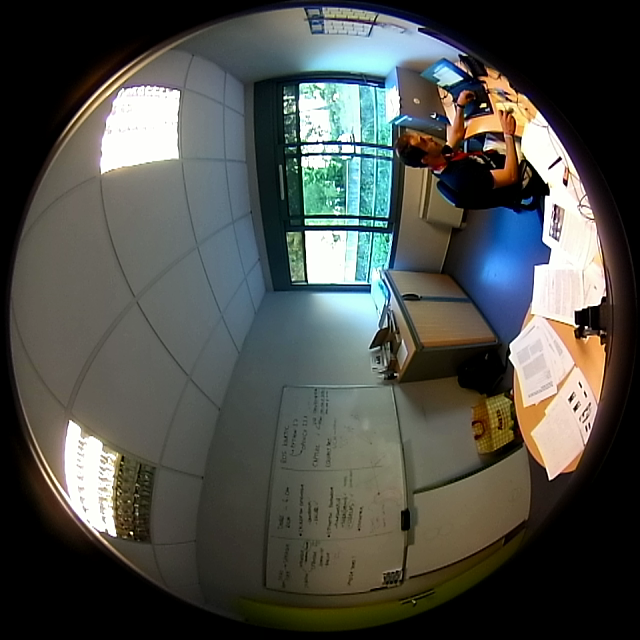
#> input picture notebooks/ucm/front.png, 640 x 640 px
$ jupyter execute --allow-errors Equirectangular_Projection-Copy1.ipynb   (shell and % lines are left out)   (older library calls are emulated)
#> lines starting #> are read from the running program, lines starting #| are printed output that depends on the picture; after the words box and inside, x2 and y2 are one past the last pixel; in counts of white or black regions, pixels touching at a corner belong together
Based on [https://docs.opencv.org/3.3.1/dd/d12/tutorial_omnidir_calib_main.html](https://docs.opencv.org/3.3.1/dd/d12/tutorial_omnidir_calib_main.html)

API documentation: [cv2.omnidir.undistortImage()](https://docs.opencv.org/3.4.2/d3/ddc/group__ccalib.html#gafe4f53d9b64bfe15b86e75a4699cbba4)

Source code: [omnidir.cpp](https://github.com/opencv/opencv_contrib/blob/master/modules/ccalib/src/omnidir.cpp)

[cell 1]
import cv2
import matplotlib
import matplotlib.pyplot as plt
import numpy as np
import yaml

[cell 2]
matplotlib.rcParams['figure.figsize'] = [15, 15]

[cell 3]
def plot(img):
    new_img = cv2.cvtColor(img, cv2.COLOR_BGR2RGB)
    plt.imshow(new_img);

[cell 4]
def read_ucm_params_kalibr(filename, cam='cam0'):
    with open(filename, 'r') as stream:
        try:
            data = yaml.safe_load(stream)
        except yaml.YAMLError as exc:
            print(exc)
    dp = data[cam]['distortion_coeffs']
    D = np.array(dp)
    pp = data[cam]['intrinsics']
    K = np.eye(3)
    K[0][0] = pp[1]
    K[1][1] = pp[2]
    K[0][2] = pp[3]
    K[1][2] = pp[4]
    xi = np.array(pp[:1])
    return xi, K, D

[cell 5]
def initRectifyMap(K, D, xi):
    flags = cv2.omnidir.RECTIFY_LONGLATI
    new_size = (640, 640)
    Knew = np.eye(3)
    nh = new_size[0]
    nw = new_size[1]
    Knew[0][0] = nw / np.pi
    Knew[1][1] = nh / np.pi
    R = np.eye(3)
    map1, map2 = cv2.omnidir.initUndistortRectifyMap(K, D, xi, R, Knew, new_size, cv2.CV_16SC2, flags)
    return map1, map2

[cell 6]
def equirectangular_projection(img, map1, map2):
    undistorted_img = cv2.remap(img, map1, map2, cv2.INTER_LINEAR, cv2.BORDER_CONSTANT)
    return undistorted_img

[cell 7]
def rotate_cw_90(img):
    img_t = cv2.transpose(img)
    img_f = cv2.flip(img_t, flipCode=1)
    return img_f

[cell 8]
def rotate_ccw_90(img):
    img_t = cv2.transpose(img)
    img_f = cv2.flip(img_t, flipCode=0)
    return img_f

[cell 9]
front_img = cv2.imread('front.png')
#> front_img is the input picture: shape (640, 640, 3); mean B, G, R 74.7, 79.8, 77.6
plt.subplot(121); plot(front_img);
back_img = cv2.imread('back.png')
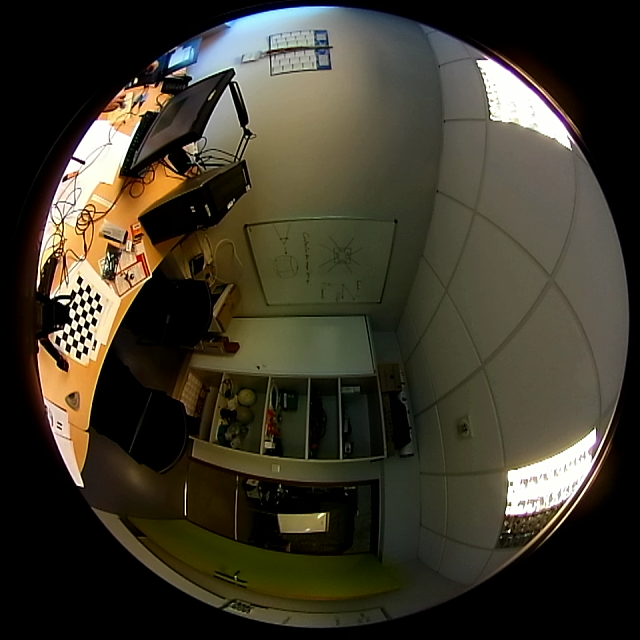
#> input picture notebooks/ucm/back.png, 640 x 640 px
#> back_img is the input picture: shape (640, 640, 3); mean B, G, R 42.5, 56.1, 60.6
plt.subplot(122); plot(back_img);

[cell 10]
params_file = '../../config/camchain-2019-06-20-14-29-45.yaml'
xi_f, K_f, D_f = read_ucm_params_kalibr(params_file, 'cam3')
xi_b, K_b, D_b = read_ucm_params_kalibr(params_file, 'cam2')

[cell 11]
map1_f, map2_f = initRectifyMap(K_f, D_f, xi_f)
map1_b, map2_b = initRectifyMap(K_b, D_b, xi_b)

[cell 12]
front_eqimg = equirectangular_projection(front_img, map1_f, map2_f)
back_eqimg = equirectangular_projection(back_img, map1_b, map2_b)
both_eqimg = np.concatenate((rotate_cw_90(front_eqimg), rotate_ccw_90(back_eqimg)), axis=1)
panorama = np.roll(both_eqimg, 320, axis=1)
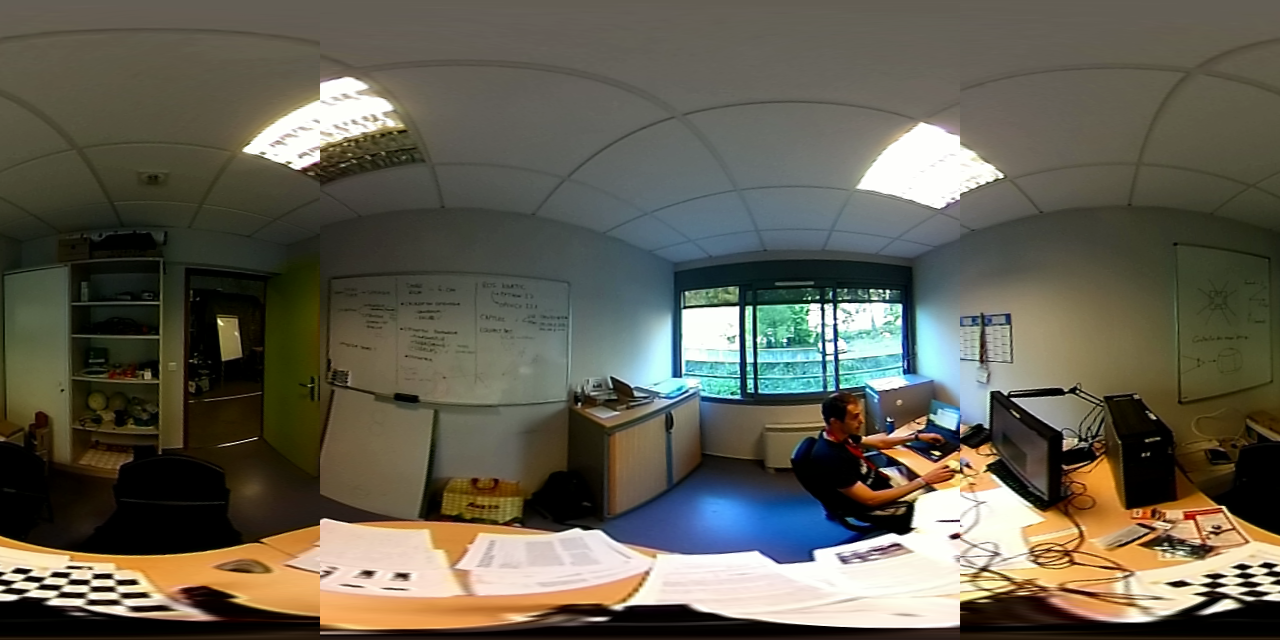
#> panorama: shape (640, 1280, 3); mean B, G, R 81, 94.9, 98.6

[cell 13]
plot(panorama);

[cell 14]
cv2.imwrite('panorama.png',panorama)
#> Out = True

[cell 15]
def initRectifyMap(K, D, xi):
    flags = cv2.omnidir.RECTIFY_LONGLATI
    new_size = (640, 640)
    Knew = np.eye(3)
    nh = new_size[0]
    nw = new_size[1]
    Knew[0][0] = nw / (1*np.pi)
    Knew[1][1] = nh / (1*np.pi)
    R = np.eye(3)
    map1, map2 = cv2.omnidir.initUndistortRectifyMap(K, D, xi, R, Knew, new_size, cv2.CV_32FC1, flags)
    return map1, map2

[cell 16]
map1_f, map2_f = initRectifyMap(K_f, D_f, xi_f)
front_eqimg = equirectangular_projection(front_img, map1_f, map2_f)
plot(front_eqimg)

[cell 17]
matplotlib.rcParams['figure.figsize'] = [15, 7]
plt.subplot(121); plt.contourf(map1_f, 32); plt.gca().invert_yaxis(); plt.axis('scaled'); plt.colorbar();
plt.subplot(122); plt.contourf(map2_f, 32); plt.gca().invert_yaxis(); plt.axis('scaled'); plt.colorbar();

### Compute map for spherical projection

[cell 18]
def toSphereRad(theta, phi):
    out = np.zeros(3, dtype=float)
    out[0] = np.sin(theta) * np.cos(phi)
    out[1] = np.sin(phi)
    out[2] = np.cos(theta) * np.cos(phi)
    return out

[cell 19]
def create_spherical_proj(K, xi, D, plus_theta, zi, rho_limit):
    rvec = np.zeros(3)
    tvec = np.zeros(3)
    mapx = np.zeros((640, 1280), dtype=np.float32)
    mapy = np.zeros((640, 1280), dtype=np.float32)
    height, width = mapx.shape
    step_theta = 2*np.pi / width
    step_phi = np.pi / height
    for i in range(height):
        for j in range(width):
            theta = j * step_theta - np.pi + plus_theta
            phi = i * step_phi - np.pi/2
            d = toSphereRad(theta, phi)
            rho = np.arccos(d[2])
            d[2] += zi
            if rho < rho_limit:
                imagePoints, _ = cv2.omnidir.projectPoints(np.array([[d]]), rvec, tvec, K, xi, D)
                m = imagePoints[0][0]
                mapx[i][j] = m[0]
                mapy[i][j] = m[1]
            else:
                mapx[i][j] = -1
                mapy[i][j] = -1
    return mapx, mapy

[cell 20]
def toSphereRad(theta, phi):
    out = np.zeros((3, 1280),dtype=float)
    out[0,:] = np.sin(theta) * np.cos(phi)
    out[1,:] = np.sin(phi)
    out[2,:] = np.cos(theta) * np.cos(phi)
    return out

[cell 21]
def create_spherical_proj(K, xi, D, plus_theta, zi, rho_limit):
#> called with K = array of shape (3, 3), xi = array of shape (1,), D = array of shape (4,), plus_theta = 0, zi = 0, rho_limit = 1.83
    rvec = np.zeros(3)
    tvec = np.zeros(3)
    mapx = np.zeros((640, 1280), dtype=np.float32)
    mapy = np.zeros((640, 1280), dtype=np.float32)
    height, width = mapx.shape
    step_theta = 2*np.pi / width
    step_phi = np.pi / height
    for i in range(height):
        j = np.array(range(width))
        theta = j * step_theta - np.pi + plus_theta
        phi = i * step_phi - np.pi/2
        d = toSphereRad(theta, phi)
        rho = np.arccos(d[2,:])
        d[2,:] += zi
        imagePoints, _ = cv2.omnidir.projectPoints(np.reshape(np.transpose(d), (1,1280,3)), rvec, tvec, K, xi, D)
        ip = np.transpose(np.reshape(imagePoints, (1280, 2)))
        ip[:,rho>rho_limit] = -1
        mapx[i,:] = ip[0,:]
        mapy[i,:] = ip[1,:]
    return mapx, mapy

#> (a cell that did not finish here is left out)

[cell 23]
matplotlib.rcParams['figure.figsize'] = [15, 15]
plt.subplot(211); plt.contourf(map1_f, 32); plt.gca().invert_yaxis(); plt.axis('scaled'); plt.colorbar();
plt.subplot(212); plt.contourf(map2_f, 32); plt.gca().invert_yaxis(); plt.axis('scaled'); plt.colorbar();
#> in rotate_ccw_90 (call 2), `img_t = cv2.transpose(img)`:
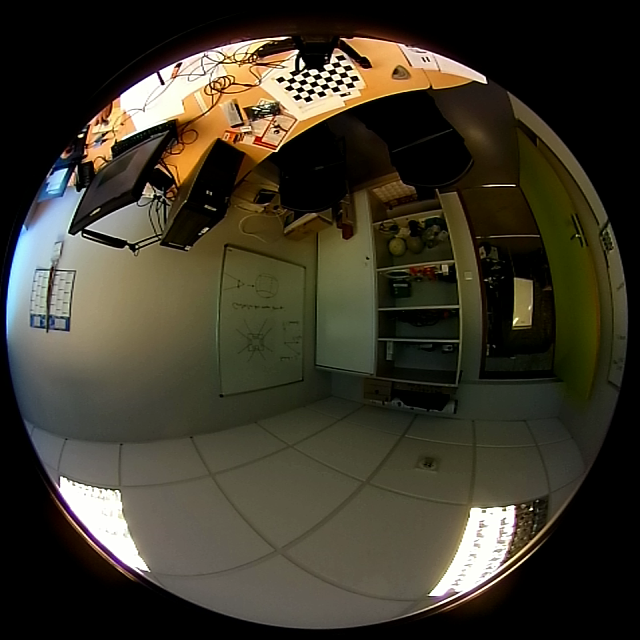
#> img_t: shape (640, 640, 3); mean B, G, R 42.5, 56.1, 60.6
#> in rotate_ccw_90 (call 2), `img_f = cv2.flip(img_t, flipCode=0)`:
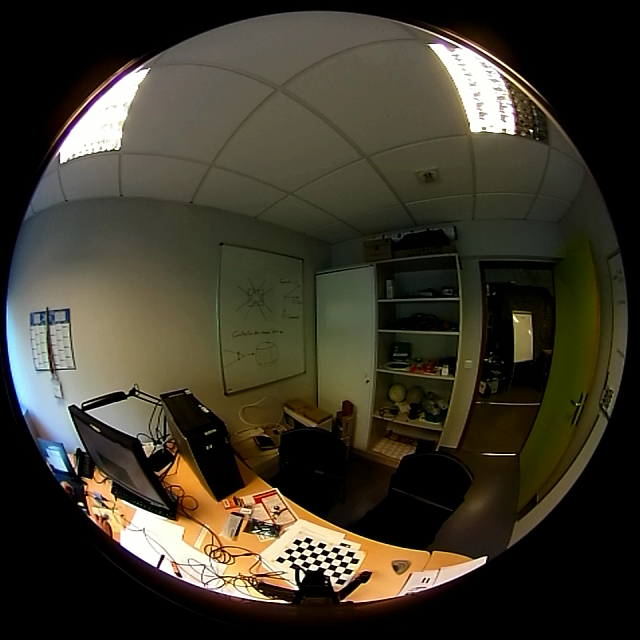
#> img_f: shape (640, 640, 3); mean B, G, R 42.5, 56.1, 60.6

[cell 24]
def simpleBlend(front, back):
    front_gray = cv2.cvtColor(front, cv2.COLOR_BGR2GRAY)
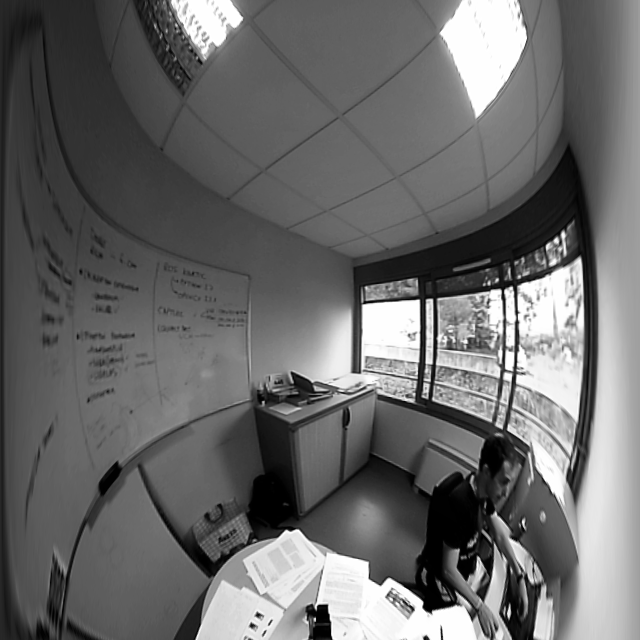
#> front_gray: shape (640, 640); min 0, max 255, mean 105.7
    back_gray  = cv2.cvtColor(back,  cv2.COLOR_BGR2GRAY)
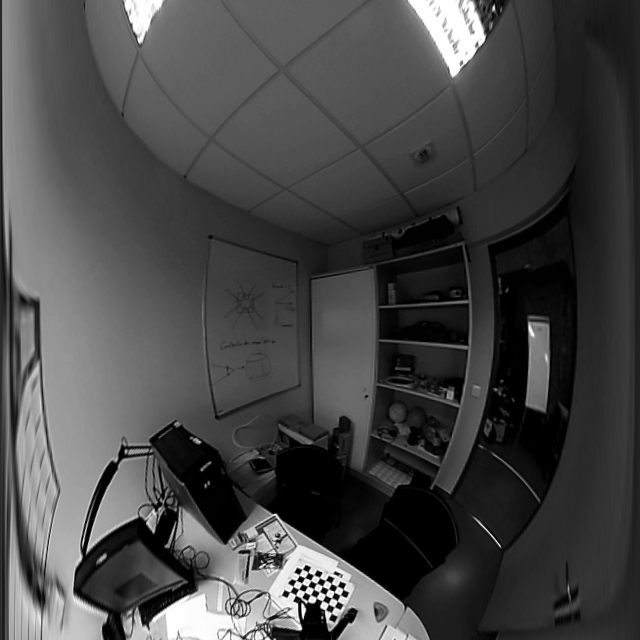
#> back_gray: shape (640, 640); min 0, max 255, mean 70.7
    f_mask = front_gray>0
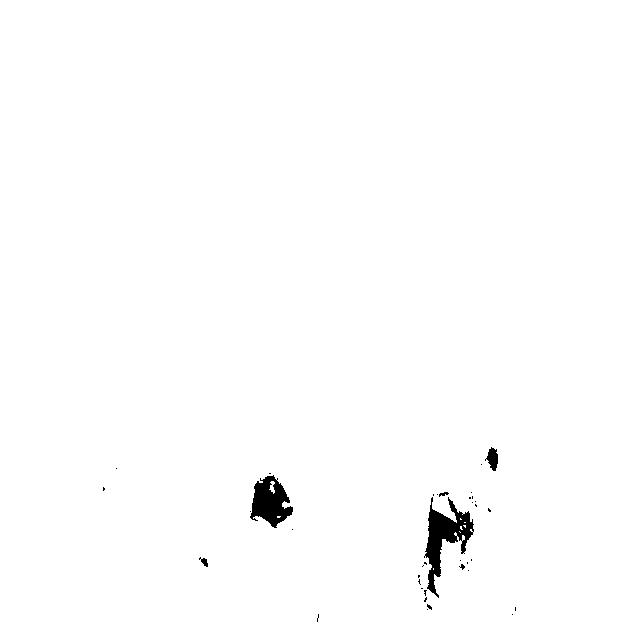
#> f_mask: shape (640, 640) bool; 99.1% white; 37 black regions (32 under 20 px), largest, box (x1, y1, x2, y2) and area: (424, 497, 474, 598) 1803, (250, 475, 293, 528) 1342, (485, 447, 498, 471) 187, (199, 557, 208, 567) 44, (439, 492, 449, 497) 27
    b_mask = back_gray>0
#> b_mask: shape (640, 640) bool; 95.8% white; 110 black regions (90 under 20 px), largest, box (x1, y1, x2, y2) and area: (270, 448, 342, 540) 4406, (345, 518, 430, 598) 3233, (383, 489, 455, 566) 3066
    intersect = np.array(f_mask * b_mask, dtype=np.uint8)
#> intersect: shape (640, 640); values 0 (black) and 1 (white), 95.3% white; 139 black regions (117 under 20 px), largest, box (x1, y1, x2, y2) and area: (345, 489, 474, 598) 7134, (250, 448, 342, 540) 5415, (497, 289, 527, 436) 1771
    s = front + back
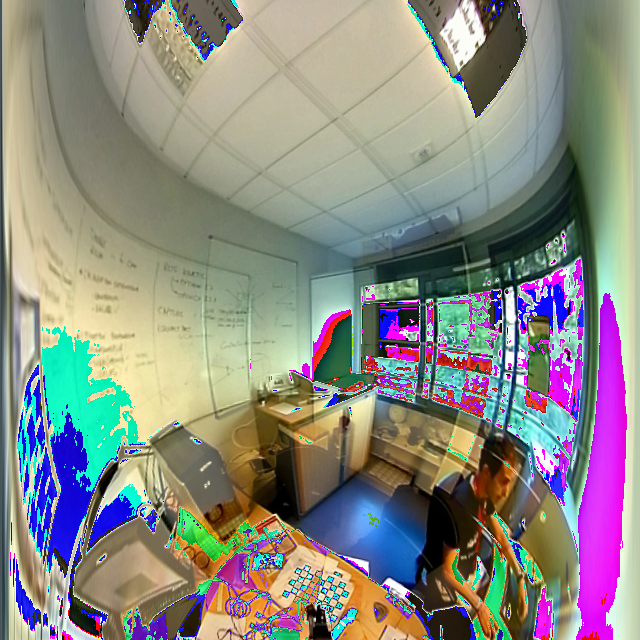
#> s: shape (640, 640, 3); mean B, G, R 131.3, 137.5, 138.2
    hs = front/2 + back/2
    r2 = cv2.bitwise_and(hs, hs, mask = intersect)
    r1 = cv2.bitwise_and(s, s, mask = 1-intersect)
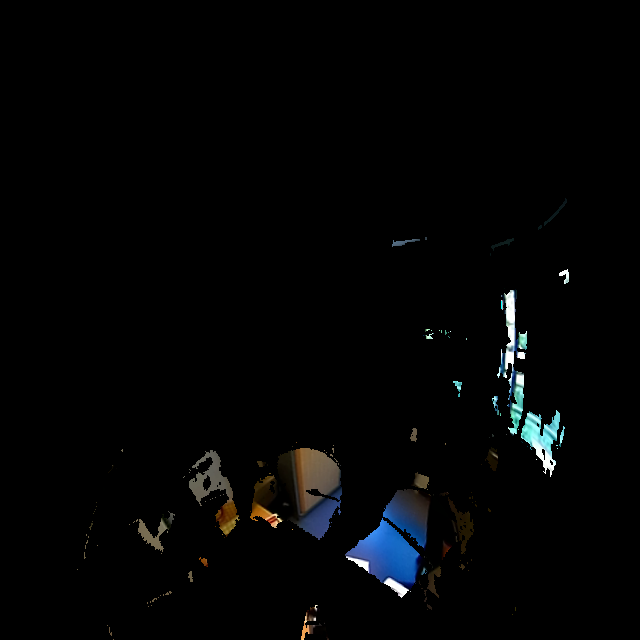
#> r1: shape (640, 640, 3); mean B, G, R 4.6, 4.1, 3.5
    result = r1 + r2
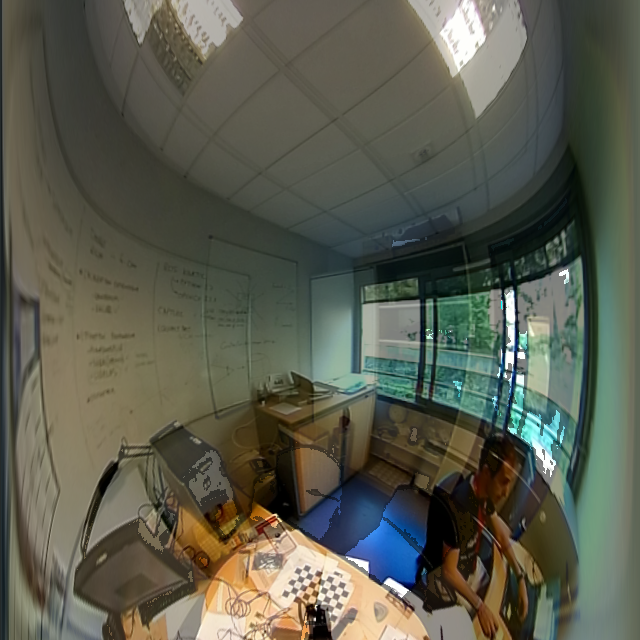
#> result: shape (640, 640, 3) float64; mean B, G, R 78.9, 92.3, 90.4
    return result

#> (a cell that did not finish here is left out)

#> (a cell that did not finish here is left out)

[cell 27]
front_eqimg = cv2.remap(rotate_cw_90(front_img), map1_f, map2_f, cv2.INTER_LINEAR, cv2.BORDER_CONSTANT)
back_eqimg  = cv2.remap(rotate_ccw_90(back_img),  map1_b, map2_b, cv2.INTER_LINEAR, cv2.BORDER_CONSTANT)
panorama_blend = simpleBlend(front_eqimg, back_eqimg)

#> (a cell that did not finish here is left out)

[cell 29]
cv2.imwrite('panorama_blend.png',panorama_blend)
#> Out = True
